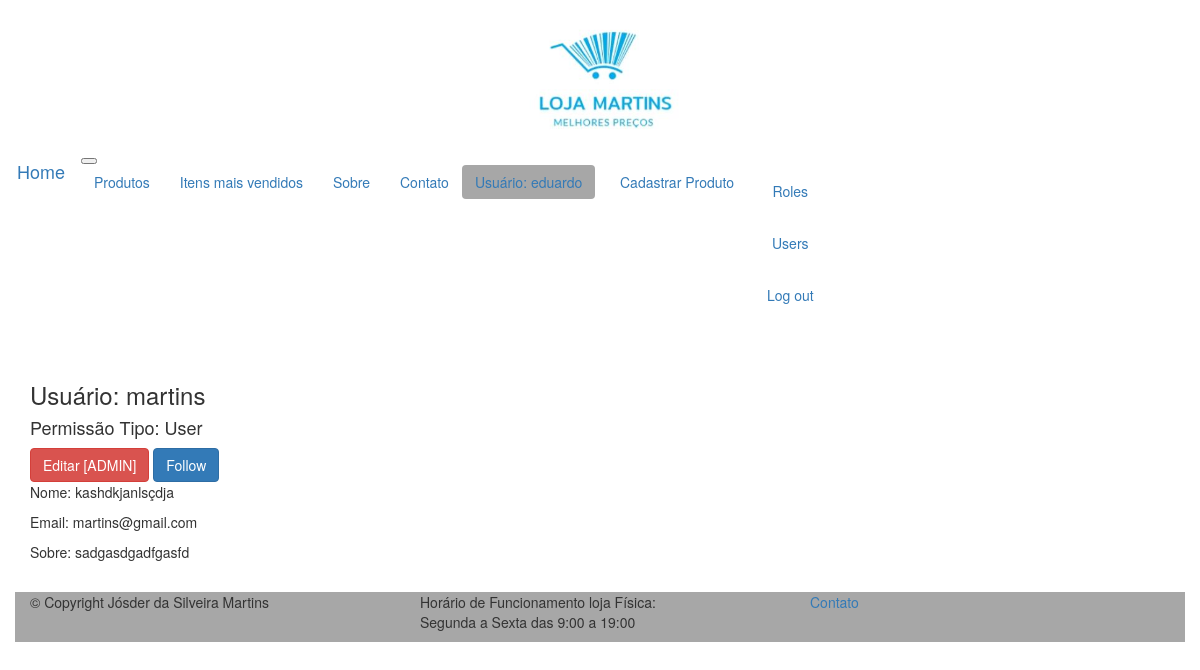
/user/martins (signed in), run on the app's committed database.
### app/models.py (models this page shows, shortened)
class User(UserMixin, db.Model):
    __tablename__ = 'users'
    id = db.Column(db.Integer, primary_key=True)
    username = db.Column(db.String(64), unique=True, index=True)
    name = db.Column(db.String(64))
    about_me = db.Column(db.Text())
    email = db.Column(db.String(120), index=True, unique=True)
    nascimento = db.Column(db.Date())
    cidade = db.Column(db.String(60))
    role_id = db.Column(db.Integer, db.ForeignKey('roles.id'))
    password_hash = db.Column(db.String(128))
    posts = db.relationship('Post', backref='author', lazy='dynamic')
    followed = db.relationship(
        'Follow', foreign_keys=[Follow.follower_id],
        backref=db.backref('follower', lazy='joined'),
        lazy='dynamic',
        cascade='all, delete-orphan'
    )
    followers = db.relationship(
        'Follow', foreign_keys=[Follow.followed_id],
        backref=db.backref('followed', lazy='joined'),
        lazy='dynamic',
        cascade='all, delete-orphan'
    )
    @property
    def password(self):
        raise AttributeError('password is not readable')
    def has_permission(self, perm):
        return self.role is not None and self.role.has_permission(perm)
    def is_administrator(self):
        return self.has_permission(Permission.ADMIN)

class Role(db.Model):
    __tablename__ = 'roles'
    id = db.Column(db.Integer, primary_key=True)
    name = db.Column(db.String(64), unique=True)
    default = db.Column(db.Boolean, default=False, index=True)
    permissions = db.Column(db.Integer)
    users = db.relationship('User', backref='role')
    def has_permission(self, perm):
        return self.permissions & perm == perm

### app/main/views.py (the view)
@main.route('/user/<username>')
@login_required
def user(username):
    user = User.query.filter_by(username=username).first_or_404()
    return render_template('user.html', user=user)

### app/models.py (called while the page is built)
@login_manager.user_loader
def load_user(user_id):
    return User.query.get(int(user_id))

### app/templates/user.html (shortened to what this page needs)
{% extends "base.html" %}
{% block page_content %}
    <br>
    <h3>Usuário: {{ user.username }}</h3>
    {% if current_user.is_administrator() %}
        {% if user.role.name %}
        <h4> Permissão Tipo: {{ user.role.name }}</h4>
        {% endif %}
    {% endif %}
    {% if current_user.is_administrator() %}
        <a href="{{ url_for('.edit_profile_admin', id=user.id) }}" class="btn btn-danger">
            Editar [ADMIN]
        </a>
    {% endif %}
    {% if current_user.has_permission(1) and user != current_user %}
        <a href="{{ url_for('.follow', username=user.username) }}" class="btn btn-primary">Follow</a>
    {% endif %}
    {% if user.name %}
    <p>
        Nome: {{user.name}}
    </p>
    {% endif %}
    {% if user.email %}
        <p>
            Email: {{ user.email }}
        </p>
    {% endif %}
    {% if user.about_me %}
        <p>
            Sobre: {{ user.about_me }}
        </p>
    {% endif %}
{% endblock %}

### app/templates/base.html (shortened to what this page needs)
{% extends "bootstrap/base.html" %}
{% block navbar %}
<a href="/"><h1 align="center"><img src="{{url_for('static', filename='img/logo.jpg')}}"  alt="logo do portal" width="180px" ></h1></a>
<nav class="navbar navbar-expand-lg navbar-dark bg-dark">
  <a class="navbar-brand btn bg-dark" href="/">Home</a>
  <button class="navbar-toggler" type="button" data-toggle="collapse" data-target="#navbarNavAltMarkup" aria-controls="navbarNavAltMarkup" aria-expanded="false" aria-label="Toggle navigation">
  </button>
  <div class="collapse navbar-collapse" id="navbarNavAltMarkup">
    <div class="navbar-nav">
      <a class="nav-item nav-link btn bg-dark" href="/produtos">Produtos <span class="sr-only">(current)</span></a>
      <a class="nav-item nav-link btn bg-dark" href="/mais_vendidos">Itens mais vendidos</a>
      <a class="nav-item nav-link btn bg-dark" href="/sobre">Sobre</a>
      <a class="nav-item nav-link btn bg-dark" href="/contato">Contato</a>
    </div>
    <ul class="nav navbar-nav ml-auto">
    {% if current_user.is_authenticated %}
        <a href="/user/{{current_user.username}}" class="btn" style="background-color: #a7a7a7;">Usuário: {{current_user.username}}</a><h>&nbsp;&nbsp;</h>
        {% if current_user.is_administrator() %}
        <a href="/cadastro_produtos/" class="btn btn-dark text-primary">Cadastrar Produto</a><h>&nbsp;</h>
        {% endif %}
    {% endif %}
    </ul>
    <ul class="nav navbar-nav ml-rith">
    {% if current_user.is_authenticated %}
    <li>
        {% if current_user.is_administrator() %}
            <a href="{{ url_for('main.add_role') }}" class="btn bg-dark";">Roles</a>
        {% endif %}
        <a href="{{ url_for('main.list_user') }}" class="btn bg-dark">Users</a>
        <a href="{{ url_for('auth.logout') }}" class="btn bg-dark">Log out</a>
    </li>
    {% else %}
    <li>
        <a href="{{ url_for("auth.login") }}" class="btn bg-dark">
            Log in
        </a>
    </li>
    {% endif %}
    </ul>
  </div>
</nav>
{% endblock %}
{% block content %}
    <div class="container">
        {% block page_content %}{% endblock %}
    </div>
    <br>
    <div class="container" style="background-color: #a7a7a7">
        <footer>
            <div class="row">
                    <div class="col-md-4">
                        <p>© Copyright Jósder da Silveira Martins</p>
                    </div>
                    <div class="col-md-4">
                        <p>Horário de Funcionamento loja Física: <br>Segunda a Sexta das 9:00 a 19:00 </p>
                    </div>
                    <div class="col-md-4">
                        <p><a href="/contato">Contato</a></p>
                    </div>
            </div>
        </footer>
    </div>
{% endblock %}

### data on the page
User: username "eduardo"
User: username "martins", name "kashdkjanlsçdja", email "martins@gmail.com", about_me "sadgasdgadfgasfd"
Role: role.name "User"
